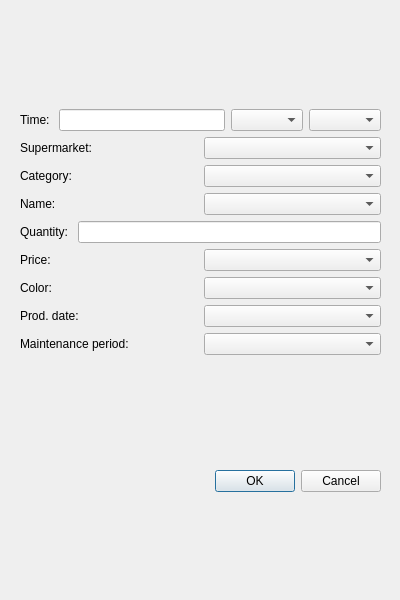
<?xml version="1.0" encoding="UTF-8"?>
<ui version="4.0">
 <class>Sell_Add_Dialog</class>
 <widget class="QDialog" name="Sell_Add_Dialog">
  <property name="geometry">
   <rect>
    <x>0</x>
    <y>0</y>
    <width>400</width>
    <height>600</height>
   </rect>
  </property>
  <property name="windowTitle">
   <string>Dialog</string>
  </property>
  <widget class="QWidget" name="layoutWidget">
   <property name="geometry">
    <rect>
     <x>20</x>
     <y>0</y>
     <width>361</width>
     <height>601</height>
    </rect>
   </property>
   <layout class="QVBoxLayout" name="verticalLayout_2">
    <item>
     <layout class="QVBoxLayout" name="verticalLayout">
      <item>
       <layout class="QHBoxLayout" name="tm_horizontalLayout">
        <item>
         <widget class="QLabel" name="tm_label">
          <property name="text">
           <string>Time: </string>
          </property>
         </widget>
        </item>
        <item>
         <widget class="QLineEdit" name="tm_y_lineEdit"/>
        </item>
        <item>
         <widget class="QComboBox" name="tm_m_comboBox_4"/>
        </item>
        <item>
         <widget class="QComboBox" name="tm_d_comboBox"/>
        </item>
       </layout>
      </item>
      <item>
       <layout class="QHBoxLayout" name="sm_horizontalLayout">
        <item>
         <widget class="QLabel" name="sm_label">
          <property name="text">
           <string>Supermarket: </string>
          </property>
         </widget>
        </item>
        <item>
         <widget class="QComboBox" name="sm_comboBox"/>
        </item>
       </layout>
      </item>
      <item>
       <layout class="QHBoxLayout" name="cat_horizontalLayout">
        <item>
         <widget class="QLabel" name="cat_label">
          <property name="text">
           <string>Category: </string>
          </property>
         </widget>
        </item>
        <item>
         <widget class="QComboBox" name="cat_comboBox"/>
        </item>
       </layout>
      </item>
      <item>
       <layout class="QHBoxLayout" name="name_horizontalLayout">
        <item>
         <widget class="QLabel" name="name_label">
          <property name="text">
           <string>Name: </string>
          </property>
         </widget>
        </item>
        <item>
         <widget class="QComboBox" name="name_comboBox"/>
        </item>
       </layout>
      </item>
      <item>
       <layout class="QHBoxLayout" name="quant_horizontalLayout">
        <item>
         <widget class="QLabel" name="quant_label">
          <property name="text">
           <string>Quantity: </string>
          </property>
         </widget>
        </item>
        <item>
         <widget class="QLineEdit" name="lineEdit"/>
        </item>
       </layout>
      </item>
      <item>
       <layout class="QHBoxLayout" name="pr_horizontalLayout">
        <item>
         <widget class="QLabel" name="pr_label">
          <property name="text">
           <string>Price: </string>
          </property>
         </widget>
        </item>
        <item>
         <widget class="QComboBox" name="pr_comboBox"/>
        </item>
       </layout>
      </item>
      <item>
       <layout class="QHBoxLayout" name="col_horizontalLayout">
        <item>
         <widget class="QLabel" name="col_label">
          <property name="text">
           <string>Color: </string>
          </property>
         </widget>
        </item>
        <item>
         <widget class="QComboBox" name="col_comboBox"/>
        </item>
       </layout>
      </item>
      <item>
       <layout class="QHBoxLayout" name="pd_horizontalLayout">
        <item>
         <widget class="QLabel" name="pd_label">
          <property name="text">
           <string>Prod. date: </string>
          </property>
         </widget>
        </item>
        <item>
         <widget class="QComboBox" name="pd_comboBox"/>
        </item>
       </layout>
      </item>
      <item>
       <layout class="QHBoxLayout" name="date_horizontalLayout">
        <item>
         <widget class="QLabel" name="date_label">
          <property name="text">
           <string>Maintenance period: </string>
          </property>
         </widget>
        </item>
        <item>
         <widget class="QComboBox" name="date_comboBox"/>
        </item>
       </layout>
      </item>
     </layout>
    </item>
    <item>
     <widget class="QDialogButtonBox" name="buttonBox">
      <property name="orientation">
       <enum>Qt::Horizontal</enum>
      </property>
      <property name="standardButtons">
       <set>QDialogButtonBox::Cancel|QDialogButtonBox::Ok</set>
      </property>
     </widget>
    </item>
   </layout>
  </widget>
 </widget>
 <resources/>
 <connections>
  <connection>
   <sender>buttonBox</sender>
   <signal>accepted()</signal>
   <receiver>Sell_Add_Dialog</receiver>
   <slot>accept()</slot>
   <hints>
    <hint type="sourcelabel">
     <x>248</x>
     <y>254</y>
    </hint>
    <hint type="destinationlabel">
     <x>157</x>
     <y>274</y>
    </hint>
   </hints>
  </connection>
  <connection>
   <sender>buttonBox</sender>
   <signal>rejected()</signal>
   <receiver>Sell_Add_Dialog</receiver>
   <slot>reject()</slot>
   <hints>
    <hint type="sourcelabel">
     <x>316</x>
     <y>260</y>
    </hint>
    <hint type="destinationlabel">
     <x>286</x>
     <y>274</y>
    </hint>
   </hints>
  </connection>
 </connections>
</ui>
